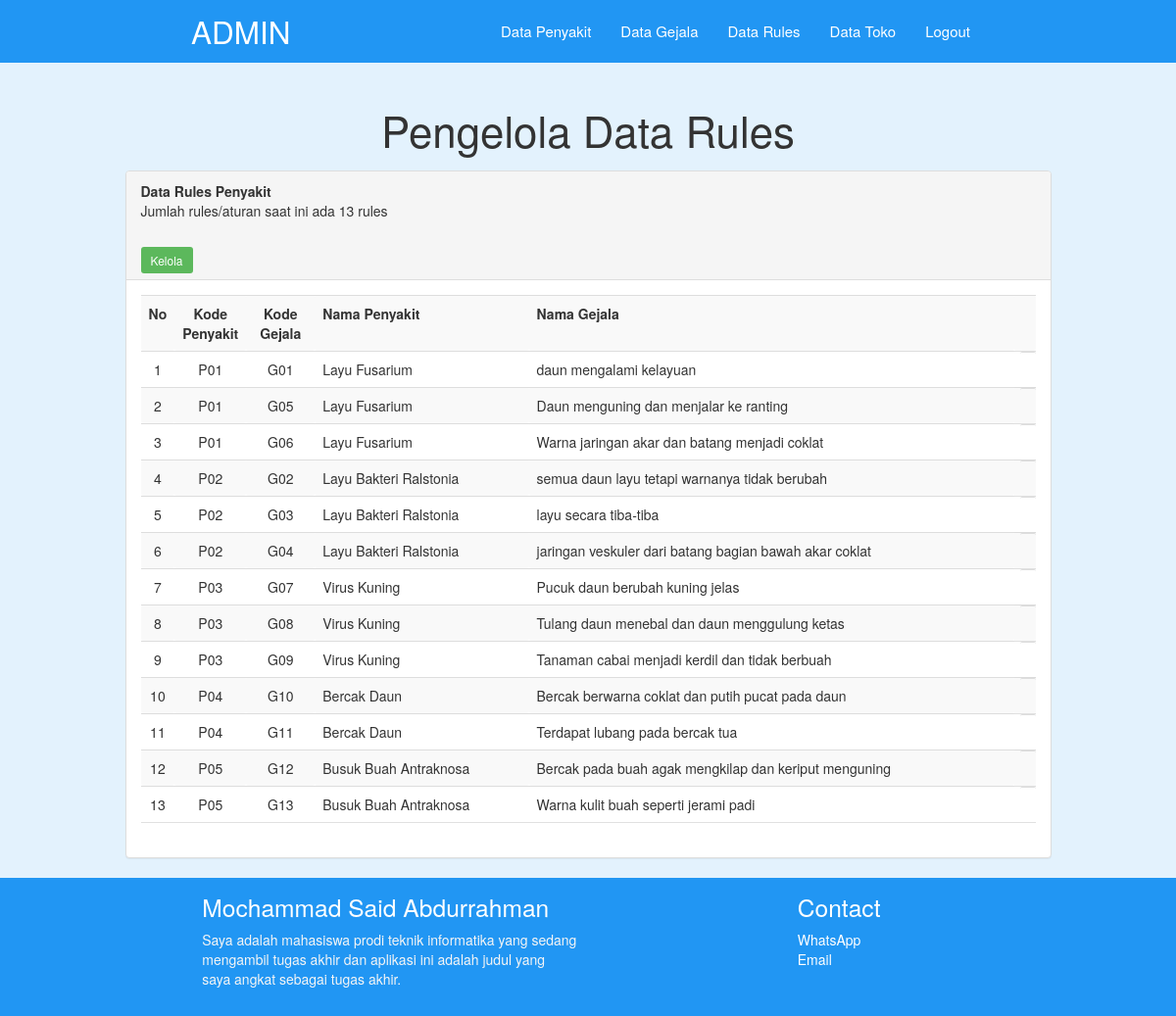
The page /pakar/rulesTampil.php (signed in) on the database its author committed.
### tables this page shows
CREATE TABLE `rules_penyakit` (
  `id_rules` int(9) NOT NULL,
  `id_penyakit` char(3) NOT NULL,
  `id_gejala` char(3) NOT NULL,
  `keyakinan` float DEFAULT NULL,
  `ketidakyakinan` float DEFAULT NULL,
  `CB` float DEFAULT NULL
);

CREATE TABLE `penyakit` (
  `id_penyakit` char(3) NOT NULL,
  `nama_penyakit` varchar(30) NOT NULL,
  `info_penyakit` text NOT NULL,
  `penanganan` text NOT NULL,
  `gambar` varchar(100) NOT NULL,
  `obat` varchar(1000) NOT NULL
);

CREATE TABLE `gejala` (
  `id_gejala` char(3) NOT NULL,
  `nama_gejala` varchar(100) NOT NULL
);

### pakar/rulesTampil.php (the view, shortened to what this page needs)
<?php
include "../koneksi.php";
?>
<!DOCTYPE html>
<html lang="en">
<head>
  <link href="../css/bootstrap.css" type="text/css" rel="stylesheet" media="screen, projection"/>
  <link href="../css/materialize.css" type="text/css" rel="stylesheet" media="screen,projection"/>
  <link href="../css/style.css" type="text/css" rel="stylesheet" media="screen,projection"/>
</head>
<body>
    <nav class="blue" role="navigation">
        <div class="nav-wrapper container "><a id="logo-container" href="index.php" class="brand-logo">ADMIN</a>
            <ul class="right hide-on-med-and-down">
                <li><a href="penyakitTampil.php">Data Penyakit</a></li>
                <li><a href="gejalaTampil.php">Data Gejala</a></li>
                <li><a href="rulesTampil.php">Data Rules</a></li>
                <li><a href="tokoTampil.php">Data Toko</a></li>
                <li><a href="logout.php" onclick="return confirm('Anda Yakin Ingin Logout..?');" target="_self">Logout</a></li>
            </ul>
        </div>
    </nav>
    <div class="col-md-12 blue lighten-5">
        <div class="section no-pad-bot container" id="index-banner">
            <div>
                <h3 class="header center">Pengelola Data Rules</h3>
            </div>
        </div>
    </div>
    <div class="col-md-12 #e3f2fd blue lighten-5">
        <div class="col-md-10 col-md-offset-1 content">
            <div class="panel panel-default">
                <div class="panel-heading">
                    <b>Data Rules Penyakit</b>
                    <?php
                        $sql = "SELECT * from rules_penyakit";
                        $query = mysqli_query($koneksi, $sql);
                        $row = mysqli_num_rows($query);
                        echo "<p>Jumlah rules/aturan saat ini ada $row rules</p>";
                    ?>
                    <br>
                    <a href="rulesTambah.php" class="btn-sm btn-success" target="_self">Kelola</a>
                </div>
                <div class="panel-body">
                    <table class="table table-striped" id="table">
                        <tr>
                            <th width="28">No</th>
                            <th width="70" class="center">Kode Penyakit</th>
                            <th width="70" class="center">Kode Gejala</th>
                            <th>Nama Penyakit</th>
                            <th>Nama Gejala</th>
                            <th></th>
                        </tr>
                        <?php
                            $sql = "SELECT rules_penyakit.*, penyakit.nama_penyakit, gejala.nama_gejala
                                    from rules_penyakit, gejala, penyakit
                                    where gejala.id_gejala = rules_penyakit.id_gejala
                                    and  penyakit.id_penyakit = rules_penyakit.id_penyakit
                                    order by id_penyakit, id_gejala";
                            $query = mysqli_query($koneksi, $sql);
                            $no = 0;
                            while($result = mysqli_fetch_array($query)){
                                $no++;
                        ?>
                        <tr>
                            <td class="center"><?php echo $no;?></td>
                            <td style="text-align: center"><?php echo $result['id_penyakit'];?></td>
                            <td style="text-align: center"><?php echo $result['id_gejala'];?></td>
                            <td><?php echo $result['nama_penyakit'];?></td>
                            <td><?php echo $result['nama_gejala'];?></td>
                            <td class="right">
                        </tr>
                        <?php
                            }
                        ?>
                    </table>
                </div>
            </div>
        </div>
    </div>
    <footer class="page-footer blue">
      <div class="container">
        <div class="row">
          <div class="col l6 s12">
            <h5 class="white-text">Mochammad Said Abdurrahman</h5>
            <p class="grey-text text-lighten-4">Saya adalah mahasiswa prodi teknik informatika yang sedang mengambil tugas akhir dan aplikasi ini adalah judul yang saya angkat sebagai tugas akhir.</p>
          </div>
          <div class="col l3 s12">
          </div>
          <div class="col l3 s12">
            <h5 class="white-text">Contact</h5>
            <ul>
              <li><a class="white-text" href="https://api.whatsapp.com/send?phone=082143668971" target="_blank">WhatsApp</a></li>
             <li><a class="white-text" href="http://msaidabdurrahman99@gmail.com" target="_blank">Email</a>
            </ul>
          </div>
        </div>
      </div>
    </footer>
  </body>
</html>

### css/style.css (style rules this page uses)
a { text-decoration: none; }

### rows shown on the page
rules_penyakit: id_penyakit "P01", id_gejala "G01", id_penyakit.nama_penyakit "Layu Fusarium", id_gejala.nama_gejala "daun mengalami kelayuan"
rules_penyakit: id_penyakit "P01", id_gejala "G05", id_penyakit.nama_penyakit "Layu Fusarium", id_gejala.nama_gejala "Daun menguning dan menjalar ke ranting"
rules_penyakit: id_penyakit "P01", id_gejala "G06", id_penyakit.nama_penyakit "Layu Fusarium", id_gejala.nama_gejala "Warna jaringan akar dan batang menjadi coklat"
rules_penyakit: id_penyakit "P02", id_gejala "G02", id_penyakit.nama_penyakit "Layu Bakteri Ralstonia", id_gejala.nama_gejala "semua daun layu tetapi warnanya tidak berubah"
rules_penyakit: id_penyakit "P02", id_gejala "G03", id_penyakit.nama_penyakit "Layu Bakteri Ralstonia", id_gejala.nama_gejala "layu secara tiba-tiba"
rules_penyakit: id_penyakit "P02", id_gejala "G04", id_penyakit.nama_penyakit "Layu Bakteri Ralstonia", id_gejala.nama_gejala "jaringan veskuler dari batang bagian bawah akar coklat"
rules_penyakit: id_penyakit "P03", id_gejala "G07", id_penyakit.nama_penyakit "Virus Kuning", id_gejala.nama_gejala "Pucuk daun berubah kuning jelas"
rules_penyakit: id_penyakit "P03", id_gejala "G08", id_penyakit.nama_penyakit "Virus Kuning", id_gejala.nama_gejala "Tulang daun menebal dan daun menggulung ketas"
rules_penyakit: id_penyakit "P03", id_gejala "G09", id_penyakit.nama_penyakit "Virus Kuning", id_gejala.nama_gejala "Tanaman cabai menjadi kerdil dan tidak berbuah"
rules_penyakit: id_penyakit "P04", id_gejala "G10", id_penyakit.nama_penyakit "Bercak Daun", id_gejala.nama_gejala "Bercak berwarna coklat dan putih pucat pada daun"
rules_penyakit: id_penyakit "P04", id_gejala "G11", id_penyakit.nama_penyakit "Bercak Daun", id_gejala.nama_gejala "Terdapat lubang pada bercak tua"
rules_penyakit: id_penyakit "P05", id_gejala "G12", id_penyakit.nama_penyakit "Busuk Buah Antraknosa", id_gejala.nama_gejala "Bercak pada buah agak mengkilap dan keriput menguning"
rules_penyakit: id_penyakit "P05", id_gejala "G13", id_penyakit.nama_penyakit "Busuk Buah Antraknosa", id_gejala.nama_gejala "Warna kulit buah seperti jerami padi"

### other values the page prints
$row "13"
